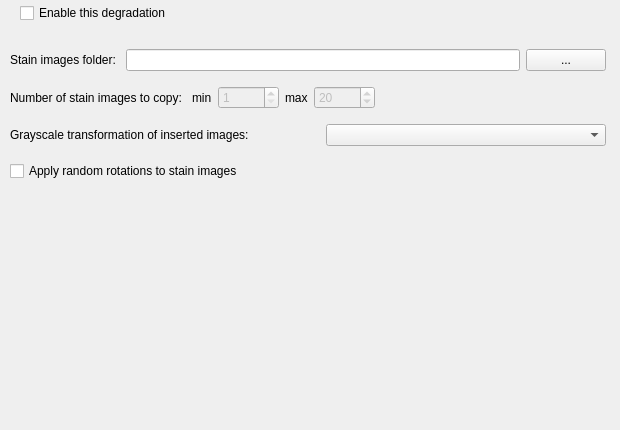
  <widget class="QWizardPage" name="GDD">
   <property name="subTitle">
    <string>DocCreator: Gradient Domain Degradation</string>
   </property>
   <widget class="QWidget" name="OptionGradientDomainDeg" native="true">
    <property name="enabled">
     <bool>true</bool>
    </property>
    <property name="geometry">
     <rect>
      <x>10</x>
      <y>40</y>
      <width>601</width>
      <height>381</height>
     </rect>
    </property>
    <widget class="QWidget" name="layoutWidget_13gd">
     <property name="geometry">
      <rect>
       <x>0</x>
       <y>0</y>
       <width>596</width>
       <height>153</height>
      </rect>
     </property>
     <layout class="QVBoxLayout" name="verticalLayout_15gd">
      <item>
       <layout class="QHBoxLayout" name="horizontalLayout_34gd">
        <item>
         <widget class="QLabel" name="GDD_stainImagesFolderLabel">
          <property name="enabled">
           <bool>true</bool>
          </property>
          <property name="text">
           <string>Stain images folder: </string>
          </property>
         </widget>
        </item>
        <item>
         <widget class="QLineEdit" name="GDD_stainImagesPath"/>
        </item>
        <item>
         <widget class="QPushButton" name="GDD_btnStainImagesFolder">
          <property name="enabled">
           <bool>true</bool>
          </property>
          <property name="text">
           <string>...</string>
          </property>
         </widget>
        </item>
       </layout>
      </item>
      <item>
       <layout class="QHBoxLayout" name="horizontalLayout_25gd">
        <item>
         <widget class="QLabel" name="GDD_numStainsLabel">
          <property name="text">
           <string>Number of stain images to copy: </string>
          </property>
         </widget>
        </item>
        <item>
         <widget class="QLabel" name="GDD_numStainsMinLabel">
          <property name="text">
           <string>min</string>
          </property>
         </widget>
        </item>
        <item>
         <widget class="QSpinBox" name="GDD_numStainsMin">
          <property name="enabled">
           <bool>false</bool>
          </property>
          <property name="minimum">
           <number>1</number>
          </property>
          <property name="maximum">
           <number>10000</number>
          </property>
          <property name="value">
           <number>1</number>
          </property>
         </widget>
        </item>
        <item>
         <widget class="QLabel" name="GDD_numStainsMaxLabel">
          <property name="text">
           <string>max</string>
          </property>
         </widget>
        </item>
        <item>
         <widget class="QSpinBox" name="GDD_numStainsMax">
          <property name="enabled">
           <bool>false</bool>
          </property>
          <property name="minimum">
           <number>1</number>
          </property>
          <property name="maximum">
           <number>10000</number>
          </property>
          <property name="value">
           <number>20</number>
          </property>
         </widget>
        </item>
        <item>
         <spacer name="horizontalSpacer_5gd">
          <property name="orientation">
           <enum>Qt::Horizontal</enum>
          </property>
          <property name="sizeHint" stdset="0">
           <size>
            <width>10</width>
            <height>20</height>
           </size>
          </property>
         </spacer>
        </item>
       </layout>
      </item>
      <item>
       <layout class="QHBoxLayout" name="horizontalLayout_35gd">
        <item>
         <widget class="QLabel" name="GDD_insertTypeLabel">
          <property name="enabled">
           <bool>true</bool>
          </property>
          <property name="minimumSize">
           <size>
            <width>310</width>
            <height>0</height>
           </size>
          </property>
          <property name="text">
           <string>Grayscale transformation of inserted images: </string>
          </property>
         </widget>
        </item>
        <item>
         <widget class="QComboBox" name="GDD_insertTypeCB"/>
        </item>
       </layout>
      </item>
      <item>
       <layout class="QHBoxLayout" name="horizontalLayout_16gd">
        <item>
         <widget class="QCheckBox" name="GDD_doRotations">
          <property name="text">
           <string>Apply random rotations to stain images</string>
          </property>
         </widget>
        </item>
       </layout>
      </item>
     </layout>
    </widget>
   </widget>
   <widget class="QCheckBox" name="CheckGDD">
    <property name="geometry">
     <rect>
      <x>20</x>
      <y>0</y>
      <width>281</width>
      <height>26</height>
     </rect>
    </property>
    <property name="text">
     <string>Enable this degradation</string>
    </property>
   </widget>
  </widget>
